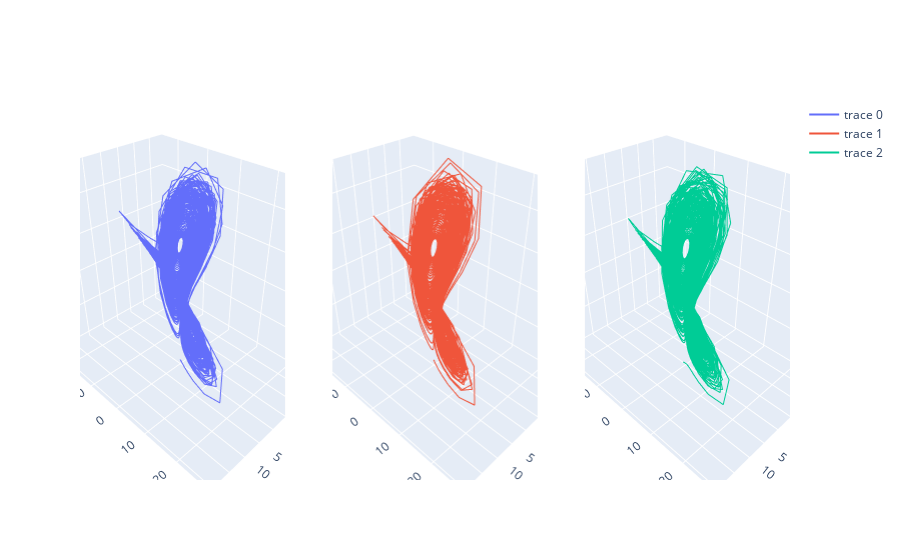

Notebook cell for this chart:
### Markdown cell above
## comparação

### Code cell
# Determinar o tempo
t = np.arange(0 , 200 , 0.05)
#valores iniciais
y01 = [0 , 0.0001 , 0]
y02 = [0.1 , 0.01 , 1]
y03 = [0.999 , 0.01 , 1]


sols1 = odeint(derivatives , y01 , t )
sols2 = odeint(derivatives , y02 , t )
sols3 = odeint(derivatives , y03 , t )


x1 = sols1[: , 0] ; y1 = sols1[: , 1] ; z1 = sols1[: , 2]
x2 = sols2[: , 0] ; y2 = sols2[: , 1] ; z2 = sols2[: , 2]
x3 = sols3[: , 0] ; y3 = sols3[: , 1] ; z3 = sols3[: , 2]


import plotly.graph_objects as go
from plotly.subplots import make_subplots

fig = make_subplots(rows=1, cols=3, 
                    specs=[[{"type": "scene"}, {"type": "scene"}, {"type": "scene"}]]) #É necessaria para subplot 3D

fig.add_scatter3d(x = x1, y=y1, z=z1, mode='lines',row=1, col=1)
fig.add_scatter3d(x = x2, y=y2, z=z2, mode='lines',row=1, col=2)
fig.add_scatter3d(x = x3, y=y3, z=z3, mode='lines',row=1, col=3)
fig.show()

### Figure 1 — Plotly figure (JSON) as saved in the notebook; plotly's stock layout.template omitted (floating-point values rounded to 4 significant figures; data arrays with more than 128 entries replaced by an {"elided": "..."} marker saying what was removed)
{"data": [{"mode": "lines", "scene": "scene", "type": "scatter3d", "x": {"elided": "4000 float values"}, "y": {"elided": "4000 float values"}, "z": {"elided": "4000 float values"}}, {"mode": "lines", "scene": "scene2", "type": "scatter3d", "x": {"elided": "4000 float values"}, "y": {"elided": "4000 float values"}, "z": {"elided": "4000 float values"}}, {"mode": "lines", "scene": "scene3", "type": "scatter3d", "x": {"elided": "4000 float values"}, "y": {"elided": "4000 float values"}, "z": {"elided": "4000 float values"}}], "layout": {"scene": {"domain": {"x": [0, 0.2889], "y": [0, 1]}}, "scene2": {"domain": {"x": [0.3556, 0.6444], "y": [0, 1]}}, "scene3": {"domain": {"x": [0.7111, 1], "y": [0, 1]}}}}
